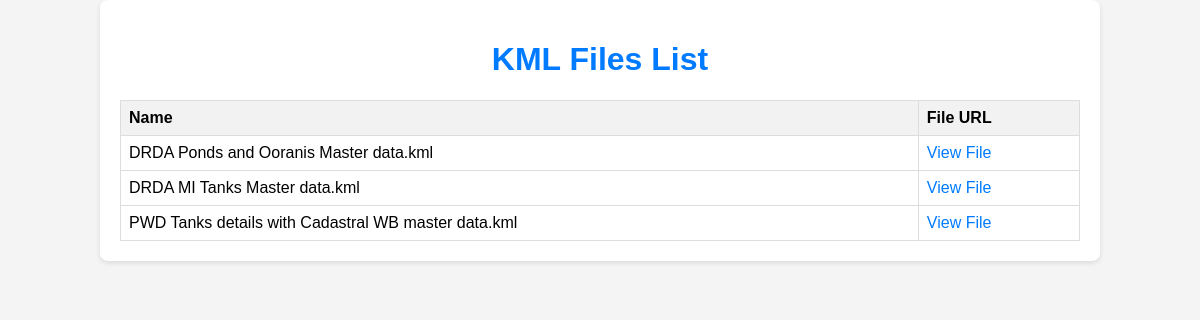
Page /kml-files/ on the earlier database version.
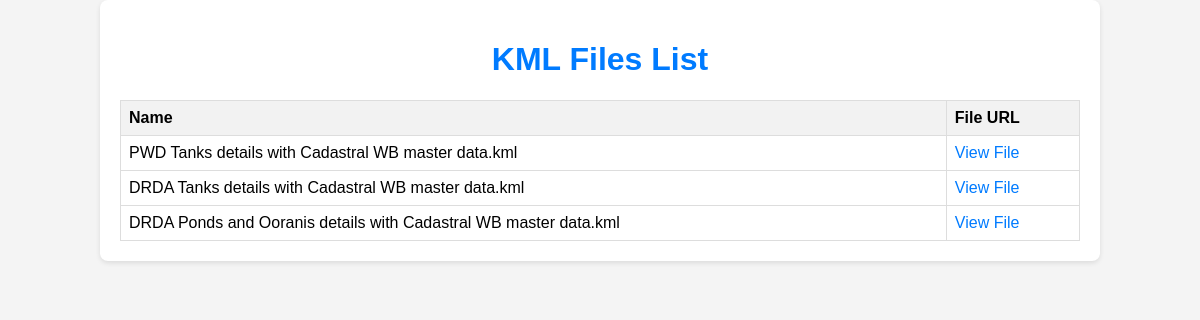
Same page on the later database version.
### waterbodies_app/models.py (models this page shows, shortened)
class KMLFilesz(models.Model):
    name = models.CharField(max_length=255)
    kml_file = models.FileField(upload_to='kml_files/')
    original_kmz_file = models.FileField(upload_to='kmz_files/', null=True, blank=True)
    uploaded_at = models.DateTimeField(auto_now_add=True)

### waterbodies_app/views.py (the view)
# urls.py: path('kml-files/', kml_files_list, name='kml_files_list'),
def kml_files_list(request):
    fs = FileSystemStorage()
    kml_files = KMLFilesz.objects.all()
    kml_files_data = []
    for kml in kml_files:
        kml_files_data.append({
            'name': kml.name,
            'file_url': fs.url(kml.kml_file.name)
        })
    return render(request, 'kml_files_list.html', {'kml_files_data': kml_files_data})

### templates/kml_files_list.html (shortened to what this page needs)
<!DOCTYPE html>
<html>
<head>
</head>
<body>
    <div class="container">
        <h1>KML Files List</h1>
        <table>
            <thead>
                <tr>
                    <th>Name</th>
                    <th>File URL</th>
                </tr>
            </thead>
            <tbody>
                {% for kml in kml_files_data %}
                <tr>
                    <td>{{ kml.name }}</td>
                    <td><a href="{{ kml.file_url }}" target="_blank">View File</a></td>
                </tr>
                {% empty %}
                <tr>
                    <td colspan="2">No KML files available.</td>
                </tr>
                {% endfor %}
            </tbody>
        </table>
    </div>
</body>
</html>

### templates/kml_files_list.html (style rules this page uses)
body { font-family: Arial, sans-serif; margin: 0; padding: 0; background-color: #f4f4f4; }
.container { width: 80%; margin: auto; padding: 20px; background: #fff; border-radius: 8px; box-shadow: 0 2px 5px rgba(0,0,0,0.1); }
h1 { text-align: center; color: #007bff; }
table { width: 100%; border-collapse: collapse; margin-top: 20px; }
table, th, td { border: 1px solid #ddd; }
th, td { padding: 8px; text-align: left; }
th { background-color: #f2f2f2; font-weight: bold; }
td a { color: #007bff; text-decoration: none; }

Differences in the rows shown:
removed KMLFilesz: name "DRDA Ponds and Ooranis Master data.kml"
removed KMLFilesz: name "DRDA MI Tanks Master data.kml"
added KMLFilesz: name "DRDA Tanks details with Cadastral WB master data.kml"
added KMLFilesz: name "DRDA Ponds and Ooranis details with Cadastral WB master data.kml"
Other differences:
new list line: "View File"
list line gone: "View File"
